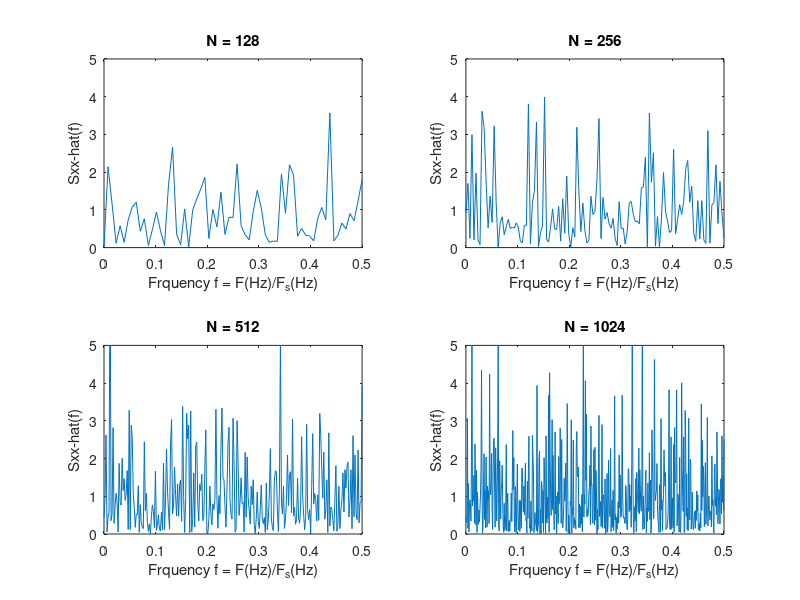

This figure's MATLAB source:
% EE252, Adaptive DSP
% student: An Vo
% Estimation of the Power Spectrum : The Periodogram
% ---------------------------------------------------------------
clear, close all
N=1024;
x=randn(size([1:N]')); % X is WGN with zero-mean and unit varianvce
loop=0;
for N=[128 256 512 1024];
    loop=loop+1;
    X=fft(x(1:N),N);
    Sxx=X.*conj(X)/N; % periodogram estimate
    k=[0:N/2]'; % Only 0 <= F(Hz)/F_s(Hz) <= 0.5
    fk=k/N; % is plotted; k/N = F(Hz)/F_s(Hz)
    subplot(2,2,loop), plot(fk,Sxx(k+1),'-') % Matlab indices start from 1
    axis([0 0.5 0 5]);
    xlabel('Frquency f = F(Hz)/F_s(Hz)'),ylabel('Sxx-hat(f)'),
    title(sprintf('N = %d', N))
end

